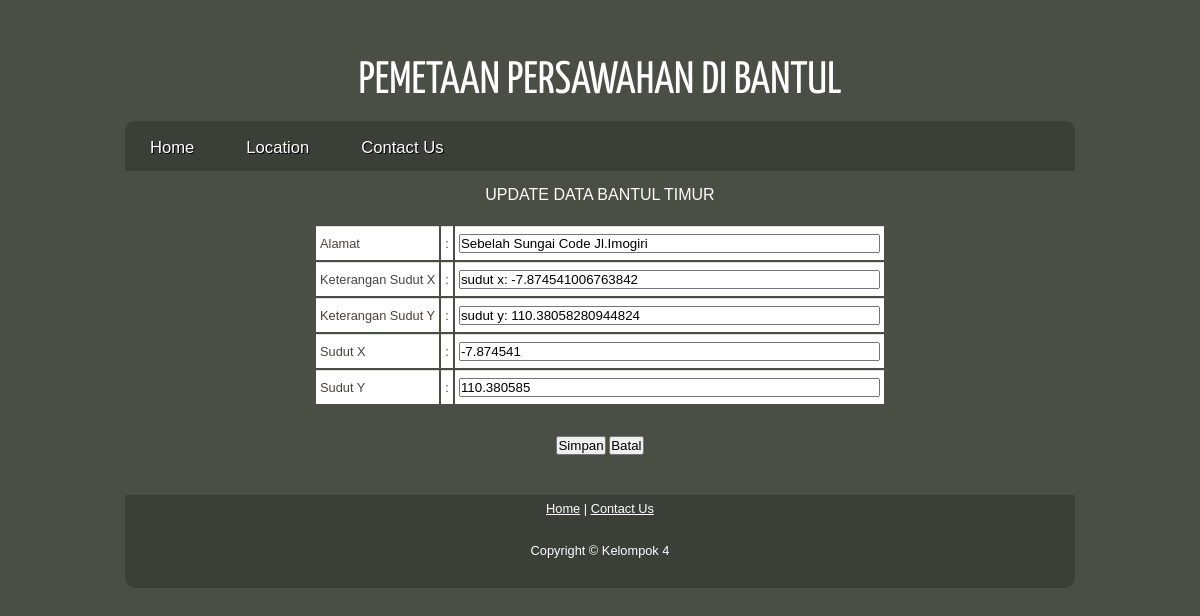
The page /updatetimur.php?id=1 on the database its author committed.
### tables this page shows
CREATE TABLE IF NOT EXISTS `bantultimur` (
  `id` int(11) NOT NULL,
  `alamat` varchar(50) NOT NULL,
  `sudutx` varchar(30) NOT NULL,
  `suduty` varchar(30) NOT NULL,
  `lat` float(10,6) NOT NULL,
  `lng` float(10,6) NOT NULL
);

### updatetimur.php (the view, shortened to what this page needs)
<!DOCTYPE html>
<html
<head>
	<div id="logo">
        <h1><center><a href="index.html">PEMETAAN PERSAWAHAN DI BANTUL</a></center></h1>
		  <link rel="stylesheet" type="text/css" href="css/style.css" />
      </div>
      <nav><center>
        <ul class="sf-menu" id="nav">
          <li><a href="index.php">Home</a></li>
		  <li><a href="#">Location</a>
          </li>
          <li><a href="contact.html">Contact Us</a></li>
        </ul></center>
      </nav>
	 </head>
<body>
	<div class="container">
	<div class="row">
	<div class="span8">
<center><h3>UPDATE DATA BANTUL TIMUR</h3>
<form action="updatetim.php" method="post">
<?php
$id = $_GET['id'];
?>
<?php
$data = mysql_query("SELECT * from bantultimur where id=$id");
$id = mysql_fetch_array($data);
?>
<table width="" border="0">
<div>
	<td>Alamat</td><td>:</td>
	<td width="92px"><input name="alamat" type="text" id="alamat" value="<?php echo $id['alamat']; ?>" size="50" /></td>
</div>
<tr>
	<td>Keterangan Sudut X</td><td>:</td>
		<td width="92px"><input name="sudutx" type="text" id="sudutx" value="<?php echo $id['sudutx']; ?>" size="50" /></td>
</tr>
<tr>
	<td>Keterangan Sudut Y</td><td>:</td>
		<td width="92px"><input name="suduty" type="text" id="suduty" value="<?php echo $id['suduty']; ?>" size="50" /></td>
</tr>
<tr>
	<td>Sudut X</td><td>:</td>
		<td width="92px"><input name="lat" type="text" id="lat" value="<?php echo $id['lat']; ?>" size="50" /></td>
</tr>
<tr>
	<td>Sudut Y</td><td>:</td>
		<td width="92px"><input name="lng" type="text" id="lng" value="<?php echo $id['lng']; ?>" size="50" /></td>
</tr>
</table>
<table width border="0">
<tr>
		<center><button class="btn btn-warning" type="submit">Simpan</a></button>
		<button><a href="bantultimur.php" button class="btn btn-warning" type="button">Batal</a></button></center>
</tr>
</table>
</center>
</div>
</div>
</div>
</body>
<footer><center>
      <p><a href="index.php">Home</a> | <a href="contact.html">Contact Us</a></p>
      <p>Copyright &copy; Kelompok 4</a></p>
    </center></footer>
</html>

### css/style.css (style rules this page uses)
html { height: 100%; }
* { margin: auto; padding: 0; }
article, aside, figure, footer, header, hgroup, nav, section { display:block; }
body { font: normal .80em arial, sans-serif; background: #4A4E44; color: #008000; }
p { padding: 0 0 20px 0; line-height: 1.7em; }
h1, h2, h3, h4, h5, h6 { font: normal 170% arial, sans-serif; color: #FFF; margin: 0 0 15px 0; padding: 15px 0 5px 0; }
h1 { color: #333; font: 200% 'Yanone Kaffeesatz', arial, sans-serif; }
h3 { font: normal 125% 'lucida sans unicode', arial, sans-serif; }
a { background: transparent; outline: none; text-decoration: none; color: #ACB200; }
.btn-warning { color: black; }
ul { margin: 2px 0 22px 17px; }
ul li { list-style-type: circle; margin: 0 0 6px 0; padding: 0 0 4px 5px; }
#main, header, #logo, nav, #site_content, footer { margin-left: auto; margin-right: auto; }
#logo { width: 900px; position: relative; height: 50px; background: transparent; padding: 35px 25px; }
#logo h1 { float: left; width: 100%; font: normal 355% 'Yanone Kaffeesatz', arial, sans-serif; }
#logo h1 a { text-decoration: none; color: #FFF; }
nav { float: center; height: 50px; width: 950px; margin: 1px auto 0 auto; border-radius: 10px 10px 0 0; -moz-border-radius: 10px 10px 0 0; -webkit-border: 10px 10px 0 0; background: url(../images/menubar.png); }
footer { width: 950px; font: normal 100% arial, sans-serif; height: 85px; padding: 3px 0 5px 0; text-align: center; color: #FFF; line-height: 14px; border-radius: 0 0 10px 10px; -moz-border-radius: 0 0 10px 10px; -webkit-border: 0 0 10px 10px; background: transparent url(../images/footer.png) repeat; }
footer a, footer a:hover { color: #FFF; text-decoration: underline; }
table { margin: 10px 0 30px 0; }
table tr th, table tr td { background: #3B3B3B; color: #FFF; padding: 7px 4px; text-align: left; }
table tr td { background: #FFF; color: #47433F; border-top: 1px solid #ddd; }
ul.sf-menu,ul.sf-menu * { margin: 0; padding: 0; }
ul.sf-menu { display: block; position: relative; }
ul.sf-menu li { display: block; list-style: none; float: left; position: relative; }
ul.sf-menu a { display: block; position: relative; }
ul#nav { float: left; }
ul#nav li a { padding:15px 25px 15px 25px; font: 130% arial,verdana,sans; text-shadow:1px 1px #000; text-decoration:none; color:#FFF; margin-right: 2px; }

### rows shown on the page
bantultimur: alamat "Sebelah Sungai Code Jl.Imogiri", sudutx "sudut x: -7.874541006763842", suduty "sudut y: 110.38058280944824", lat "-7.874541", lng "110.380585"
